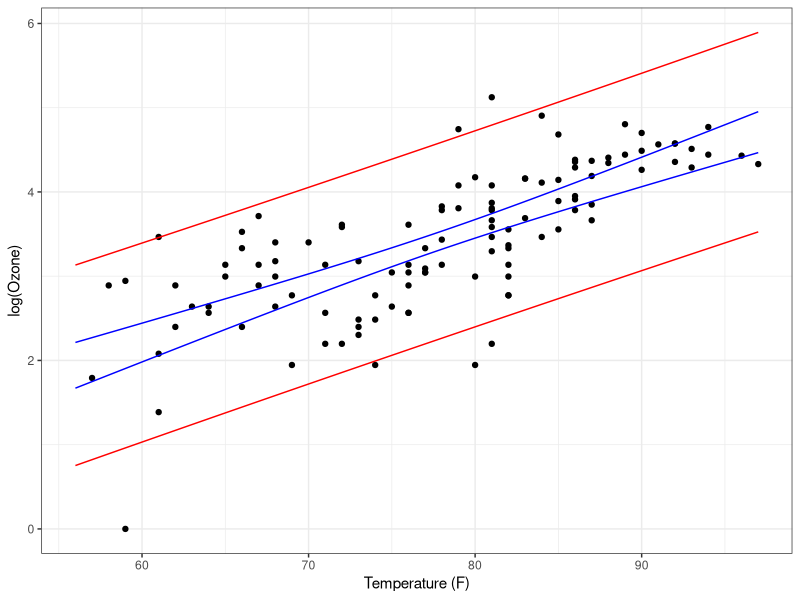
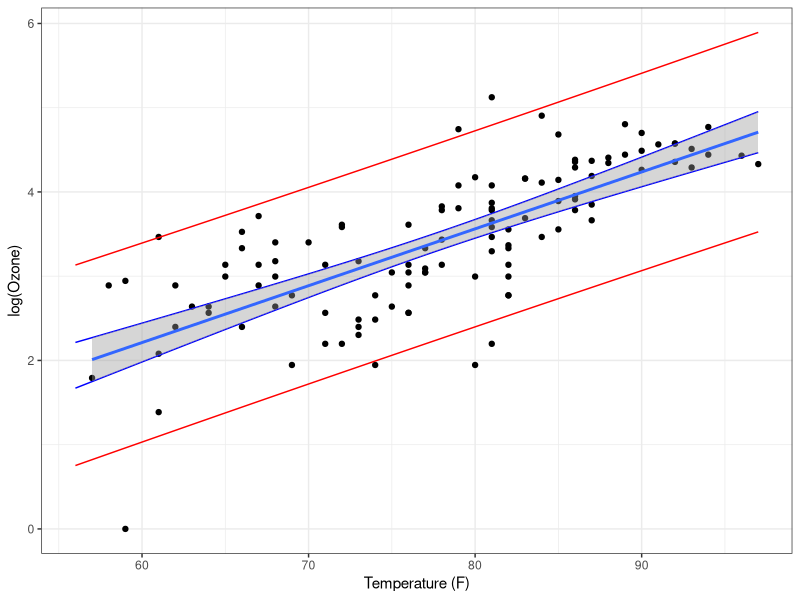
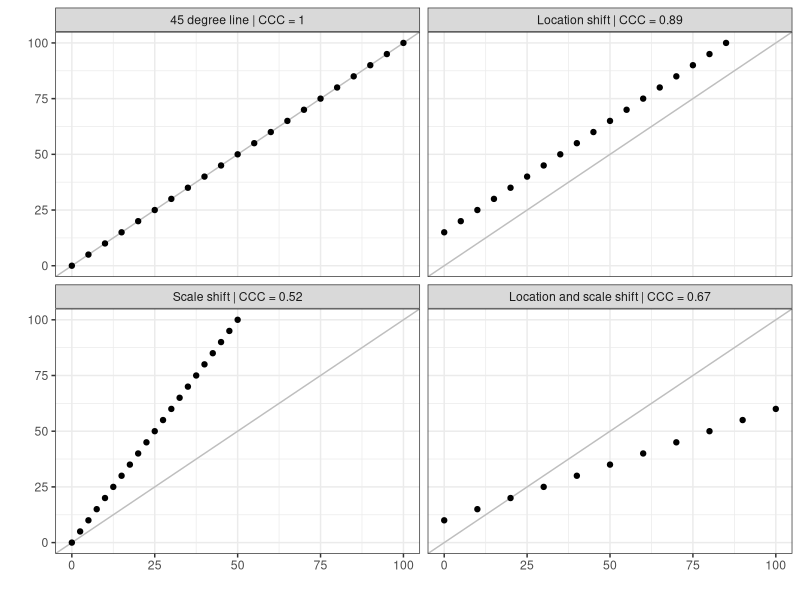

These charts were generated, in order, by the following R code:
## ---- chunk 1
knitr::opts_chunk$set(echo = TRUE,
  message = FALSE, 
  warning = FALSE,
  cache = TRUE)
library(tidyverse)
ggplot2::theme_set(cowplot::theme_half_open())
# ggplot2::theme_set(ggplot2::theme_minimal())
## ---- chunk 2
#| message=FALSE, warning=FALSE
library(tidyverse)
multi_fit <- lm(log(Ozone) ~ Temp + Solar.R + Wind, data = airquality)
summary(multi_fit)
## ---- chunk 3
#| message=FALSE, warning=FALSE
to_predict <- data.frame(Temp = 80, Solar.R = 145, Wind = 10.9)
## ---- chunk 4
#| message=FALSE, warning=FALSE
predict(multi_fit, newdata = to_predict, interval = "confidence")
predict(multi_fit, newdata = to_predict, interval = "prediction")
## ---- chunk 5
fit <- lm(log(Ozone) ~ Temp, data = airquality)
## ---- chunk 6
# Generate values to predict at in 0.1 degree increments
to_pred <- data.frame(Temp = seq(min(airquality$Temp), max(airquality$Temp), by = 0.1))
preds_ci <- predict(fit, newdata = to_pred, interval = "confidence") # confidence interval
preds_pi <- predict(fit, newdata = to_pred, interval = "prediction") # prediction interval
## ---- chunk 7
pred_df <- data.frame(Temp = to_pred$Temp,
                      Lci = preds_ci[, "lwr"],
                      Uci = preds_ci[, "upr"],
                      Lpi = preds_pi[, "lwr"],
                      Upi = preds_pi[, "upr"])
## ---- chunk 8
#| code-fold: true
p <-
  ggplot(airquality, aes(Temp, log(Ozone))) +
  geom_point() + 
  geom_line(data = pred_df, aes(Temp, Lci), color = "blue") +
  geom_line(data = pred_df, aes(Temp, Uci), color = "blue") +
  geom_line(data = pred_df, aes(Temp, Lpi), color = "red") +
  geom_line(data = pred_df, aes(Temp, Upi), color = "red") +
  labs(x = "Temperature (F)", y = "log(Ozone)") +
  theme_bw()
p
## ---- chunk 9
#| code-fold: true
p + geom_smooth(method = "lm", se = TRUE)
## ---- chunk 10
#| code-fold: true
library(tidyverse)

df <- tibble(y = seq(0, 100, 5),
  "45 degree line | CCC = 1" = seq(0, 100, 5)) %>%
  mutate("Location shift | CCC = 0.89" = `45 degree line | CCC = 1` - 15) %>%
  mutate("Scale shift | CCC = 0.52" = y / 2) %>%
  mutate("Location and scale shift | CCC = 0.67" = y * 2 - 20)

# pivot
df_long <- df %>%
  pivot_longer(-1, values_to = "x") %>%
  mutate(name = factor(name, 
    levels = c("45 degree line | CCC = 1",
      "Location shift | CCC = 0.89",
      "Scale shift | CCC = 0.52",
      "Location and scale shift | CCC = 0.67")))

ggplot(df_long, aes(x, y)) +
  geom_abline(intercept = 0, slope = 1, size = 0.5, colour = "grey") +
  facet_wrap(~name) +
  geom_point() +
  xlim(0, 100) +
  labs(x = "", y = "") +
  theme_bw() +
  geom_blank() 
## ---- chunk 11
#| include: false
# Calculate CCC
# library(DescTools)
# CCC(df$y, df$`45 degree line | CCC = 1`)$rho.c[[1]]
# CCC(df$y, df$`Location shift | CCC = 0.89`)$rho.c[[1]]
# CCC(df$y, df$`Scale shift | CCC = 0.52`)$rho.c[[1]]
# CCC(df$y, df$`Location and scale shift | CCC = 0.67`)$rho.c[[1]]

